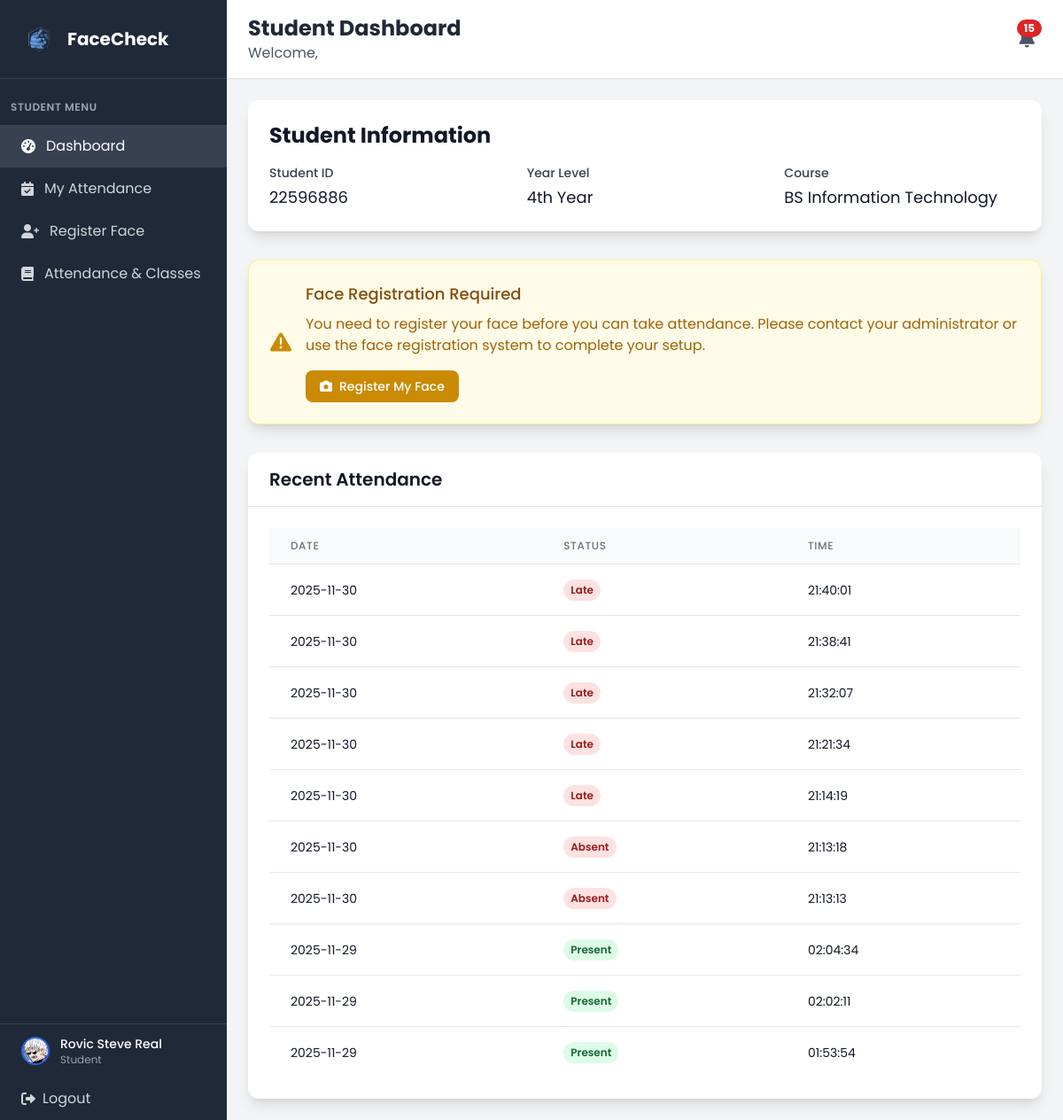
Screenshot of /student/dashboard (signed in) with the database file from the repository.
### tables this page shows
CREATE TABLE student (
            student_id INTEGER PRIMARY KEY AUTOINCREMENT,
            year_level VARCHAR(20) NOT NULL,
            attendance_image VARCHAR(255),
            course_id INTEGER,
            user_id INTEGER NOT NULL, profile_picture VARCHAR(255),
            FOREIGN KEY (course_id) REFERENCES course(course_id),
            FOREIGN KEY (user_id) REFERENCES user(user_id)
        );

CREATE TABLE user (
            user_id INTEGER PRIMARY KEY AUTOINCREMENT,
            idno VARCHAR(20) NOT NULL UNIQUE,
            firstname VARCHAR(50) NOT NULL,
            lastname VARCHAR(50) NOT NULL,
            role VARCHAR(10) NOT NULL CHECK (role IN ('admin', 'faculty', 'student')),
            password VARCHAR(255) NOT NULL,
            created_at DATETIME DEFAULT CURRENT_TIMESTAMP,
            is_active BOOLEAN DEFAULT 1,
            dept_id INTEGER,
            FOREIGN KEY (dept_id) REFERENCES department(dept_id)
        );

CREATE TABLE course (
            course_id INTEGER PRIMARY KEY AUTOINCREMENT,
            course_name VARCHAR(100) NOT NULL,
            dept_id INTEGER,
            FOREIGN KEY (dept_id) REFERENCES department(dept_id)
        );

CREATE TABLE "attendance" (
                attendance_id INTEGER PRIMARY KEY AUTOINCREMENT,
                attendance_date DATETIME NOT NULL,
                attendance_status VARCHAR(10) NOT NULL CHECK (attendance_status IN ('present', 'absent', 'late', 'excuse')),
                studentclass_id INTEGER NOT NULL,
                FOREIGN KEY (studentclass_id) REFERENCES student_class(studentclass_id)
            );

### app.py (the view)
@app.route('/student/dashboard')
def student_dashboard():
    if 'user_id' not in session or session['role'] != 'student':
        return redirect(url_for('login'))
    conn = get_db_connection()
    student = conn.execute('''
        SELECT u.*, s.student_id, s.year_level, s.attendance_image, s.profile_picture, c.course_name, d.dept_name
        FROM user u
        JOIN student s ON u.user_id = s.user_id
        LEFT JOIN course c ON s.course_id = c.course_id
        LEFT JOIN department d ON u.dept_id = d.dept_id
        WHERE u.user_id = ?
    ''', (session['user_id'],)).fetchone()
    attendance_history = conn.execute('''
        SELECT strftime('%Y-%m-%d %H:%M:%S', a.attendance_date) as attendance_date,
               a.attendance_status, cl.class_name
        FROM attendance a
        JOIN student_class sc ON a.studentclass_id = sc.studentclass_id
        JOIN class cl ON sc.class_id = cl.class_id
        WHERE sc.student_id = ?
        ORDER BY a.attendance_date DESC
        LIMIT 10
    ''', (student['student_id'],)).fetchall()
    formatted_history = []
    for record in attendance_history:
        date_str = ''
        time_str = ''
        if record['attendance_date']:
            try:
                if isinstance(record['attendance_date'], str):
                    if ' ' in record['attendance_date']:
                        date_str = record['attendance_date'].split(' ')[0]
                        time_str = record['attendance_date'].split(' ')[1]
                    else:
                        date_str = record['attendance_date']
                        time_str = ''
                else:
                    date_str = record['attendance_date'].strftime('%Y-%m-%d')
                    time_str = record['attendance_date'].strftime('%H:%M:%S')
            except:
                date_str = str(record['attendance_date'])
                time_str = ''
        formatted_history.append({
            'date': date_str,
            'time': time_str,
            'status': record['attendance_status']
        })
    has_face_registered = False
    if student['attendance_image']:
        if os.path.exists(student['attendance_image']):
            has_face_registered = True
        else:
            conn.execute('UPDATE student SET attendance_image = NULL WHERE user_id = ?', (session['user_id'],))
            conn.commit()
    if not has_face_registered:
        face_image_path = f"known_faces/{student['idno']}.jpg"
        if os.path.exists(face_image_path):
            conn.execute('UPDATE student SET attendance_image = ? WHERE user_id = ?', (face_image_path, session['user_id']))
            conn.commit()
            has_face_registered = True
    conn.close()
    return render_template('student_dashboard.html',
                         student_info=student,
                         student=student,
                         attendance_history=formatted_history,
                         has_face_registered=has_face_registered)

### app.py (called while the page is built)
def get_db_connection():
    try:
        conn = sqlite3.connect('facecheck.db', timeout=30.0)
        conn.row_factory = sqlite3.Row
        conn.execute('PRAGMA foreign_keys = ON')
        try:
            cur = conn.cursor()
            cur.execute("PRAGMA table_info(faculty)")
            columns = [row[1] for row in cur.fetchall()]
            if 'attendance_image' not in columns:
                cur.execute("ALTER TABLE faculty ADD COLUMN attendance_image VARCHAR(255)")
                conn.commit()
        except Exception:
            pass
        return conn
    except sqlite3.Error as e:
        print(f"Database connection error: {e}")
        raise

### templates/student_dashboard.html (shortened to what this page needs)
<!DOCTYPE html>
<html lang="en">
<head>
    <script src="https://cdn.tailwindcss.com"></script>
    <link href="https://cdnjs.cloudflare.com/ajax/libs/font-awesome/6.0.0/css/all.min.css" rel="stylesheet">
    <link rel="stylesheet" href="{{ url_for('static', filename='css/global.css') }}">
</head>
<body class="bg-gray-100">
    <div class="flex h-screen">
        <div class="w-64 bg-gray-800 text-white">
            <div class="p-6 border-b border-gray-700">
                <div class="flex items-center">
                    <img src="{{ url_for('static', filename='img/FaceCheck_Logo.png') }}" alt="FaceCheck logo" class="w-10 h-10 mr-3">
                    <h1 class="text-xl font-bold">FaceCheck</h1>
                </div>
            </div>
            <nav class="mt-6">
                <div class="px-3">
                    <div class="text-xs font-semibold text-gray-400 uppercase tracking-wider mb-3">Student Menu</div>
                </div>
                <a href="{{ url_for('student_dashboard') }}" class="flex items-center px-6 py-3 bg-gray-700 text-white">
                    <i class="fas fa-tachometer-alt mr-3"></i>
                    Dashboard
                </a>
                <a href="{{ url_for('my_attendance') }}" class="flex items-center px-6 py-3 text-gray-300 hover:bg-gray-700 hover:text-white transition duration-200">
                    <i class="fas fa-calendar-check mr-3"></i>
                    My Attendance
                </a>
                <a href="/register_face" class="flex items-center px-6 py-3 text-gray-300 hover:bg-gray-700 hover:text-white transition duration-200">
                    <i class="fas fa-user-plus mr-3"></i>
                    Register Face
                </a>
                <a href="{{ url_for('my_classes') }}" class="flex items-center px-6 py-3 text-gray-300 hover:bg-gray-700 hover:text-white transition duration-200">
                    <i class="fas fa-book mr-3"></i>
                    Attendance & Classes
                </a>
            </nav>
            <div class="absolute bottom-0 w-64 border-t border-gray-700">
                <a href="{{ url_for('student_profile') }}" class="flex items-center px-6 py-3 hover:bg-gray-700 transition duration-200">
                    {% if student.profile_picture %}
                    <img src="{{ url_for('static', filename='profile_pictures/' + student.profile_picture) }}"
                         alt="{{ student.firstname }} {{ student.lastname }}"
                         class="w-8 h-8 rounded-full object-cover border-2 border-blue-600 mr-3"
                         onerror="this.onerror=null; this.style.display='none'; this.nextElementSibling.style.display='flex';">
                    {% else %}
                    <div class="w-8 h-8 bg-blue-600 rounded-full flex items-center justify-center mr-3">
                        <span class="text-white text-sm font-bold">{{ student.firstname[0] }}{{ student.lastname[0] }}</span>
                    </div>
                    {% endif %}
                    <div>
                        <div class="text-sm font-medium">{{ student.firstname }} {{ student.lastname }}</div>
                        <div class="text-xs text-gray-400">Student</div>
                    </div>
                </a>
                <a href="{{ url_for('logout') }}" class="flex items-center px-6 py-3 text-gray-300 hover:bg-gray-700 hover:text-white transition duration-200">
                    <i class="fas fa-sign-out-alt mr-2"></i>
                    Logout
                </a>
            </div>
        </div>
        <div class="flex-1 flex flex-col overflow-hidden">
            <header class="bg-white shadow-sm border-b border-gray-200">
                <div class="px-6 py-4">
                    <div class="flex items-center justify-between">
                        <div>
                            <h2 class="text-2xl font-bold text-gray-800">Student Dashboard</h2>
                            <p class="text-gray-600">Welcome, {{ session.username }}</p>
                        </div>
                        <div class="relative">
                            <button id="notificationBtn" class="relative p-2 text-gray-600 hover:text-gray-900 hover:bg-gray-100 rounded-full transition">
                                <i class="fas fa-bell text-xl"></i>
                                <span id="notificationBadge" class="hidden absolute top-0 right-0 inline-flex items-center justify-center px-2 py-1 text-xs font-bold leading-none text-white bg-red-600 rounded-full"></span>
                            </button>
                        </div>
                    </div>
                </div>
            </header>
            <main class="flex-1 overflow-y-auto p-6">
        <div class="bg-white rounded-xl shadow-lg p-6 mb-8">
            <h2 class="text-2xl font-bold text-gray-900 mb-4">Student Information</h2>
            <div class="grid grid-cols-1 md:grid-cols-3 gap-6">
                <div>
                    <label class="block text-sm font-medium text-gray-700">Student ID</label>
                    <p class="mt-1 text-lg text-gray-900">{{ student_info.idno }}</p>
                </div>
                <div>
                    <label class="block text-sm font-medium text-gray-700">Year Level</label>
                    <p class="mt-1 text-lg text-gray-900">{{ student_info.year_level }}</p>
                </div>
                <div>
                    <label class="block text-sm font-medium text-gray-700">Course</label>
                    <p class="mt-1 text-lg text-gray-900">{{ student_info.course_name or 'Not assigned' }}</p>
                </div>
            </div>
        </div>
        {% if not has_face_registered %}
        <div class="bg-yellow-50 border border-yellow-200 rounded-xl shadow-lg p-6 mb-8">
            <div class="flex items-center">
                <div class="flex-shrink-0">
                    <i class="fas fa-exclamation-triangle text-yellow-600 text-2xl"></i>
                </div>
                <div class="ml-4">
                    <h3 class="text-lg font-medium text-yellow-800">Face Registration Required</h3>
                    <div class="mt-2">
                        <p class="text-yellow-700">
                            You need to register your face before you can take attendance.
                            Please contact your administrator or use the face registration system to complete your setup.
                        </p>
                    </div>
                    <div class="mt-4">
                        <a href="/register_face" class="inline-flex items-center px-4 py-2 bg-yellow-600 text-white text-sm font-medium rounded-lg hover:bg-yellow-700 transition duration-200">
                            <i class="fas fa-camera mr-2"></i>
                            Register My Face
                        </a>
                    </div>
                </div>
            </div>
        </div>
        {% endif %}
        <div class="bg-white rounded-xl shadow-lg">
            <div class="px-6 py-4 border-b border-gray-200">
                <h2 class="text-xl font-semibold text-gray-900">Recent Attendance</h2>
            </div>
            <div class="p-6">
                <div class="overflow-x-auto">
                    <table class="min-w-full divide-y divide-gray-200">
                        <thead class="bg-gray-50">
                            <tr>
                                <th class="px-6 py-3 text-left text-xs font-medium text-gray-500 uppercase tracking-wider">Date</th>
                                <th class="px-6 py-3 text-left text-xs font-medium text-gray-500 uppercase tracking-wider">Status</th>
                                <th class="px-6 py-3 text-left text-xs font-medium text-gray-500 uppercase tracking-wider">Time</th>
                            </tr>
                        </thead>
                        <tbody class="bg-white divide-y divide-gray-200">
                            {% for record in attendance_history %}
                            <tr>
                                <td class="px-6 py-4 whitespace-nowrap text-sm text-gray-900">{{ record.date }}</td>
                                <td class="px-6 py-4 whitespace-nowrap">
                                    {% if record.status == 'present' %}
                                    <span class="inline-flex px-2 py-1 text-xs font-semibold rounded-full bg-green-100 text-green-800">
                                        Present
                                    </span>
                                    {% else %}
                                    <span class="inline-flex px-2 py-1 text-xs font-semibold rounded-full bg-red-100 text-red-800">
                                        {{ record.status.title() }}
                                    </span>
                                    {% endif %}
                                </td>
                                <td class="px-6 py-4 whitespace-nowrap text-sm text-gray-900">{{ record.time }}</td>
                            </tr>
                            {% endfor %}
                        </tbody>
                    </table>
                </div>
            </div>
        </div>
            </main>
        </div>
    </div>
</body>
</html>

### static/css/global.css (style rules this page uses)
html, body, button, input, textarea, select { font-family: 'Poppins', 'Segoe UI', sans-serif !important; }

### rows the page displays
student: profile_picture (picture), year_level "4th Year"
user: firstname "Rovic Steve", lastname "Real", idno "22596886"
course: course_name "BS Information Technology"
attendance: date "2025-11-30", status "Late", time "21:40:01"
attendance: date "2025-11-30", status "Late", time "21:38:41"
attendance: date "2025-11-30", status "Late", time "21:32:07"
attendance: date "2025-11-30", status "Late", time "21:21:34"
attendance: date "2025-11-30", status "Late", time "21:14:19"
attendance: date "2025-11-30", status "Absent", time "21:13:18"
attendance: date "2025-11-30", status "Absent", time "21:13:13"
attendance: date "2025-11-29", attendance_status "Present", time "02:04:34"
attendance: date "2025-11-29", attendance_status "Present", time "02:02:11"
attendance: date "2025-11-29", attendance_status "Present", time "01:53:54"
